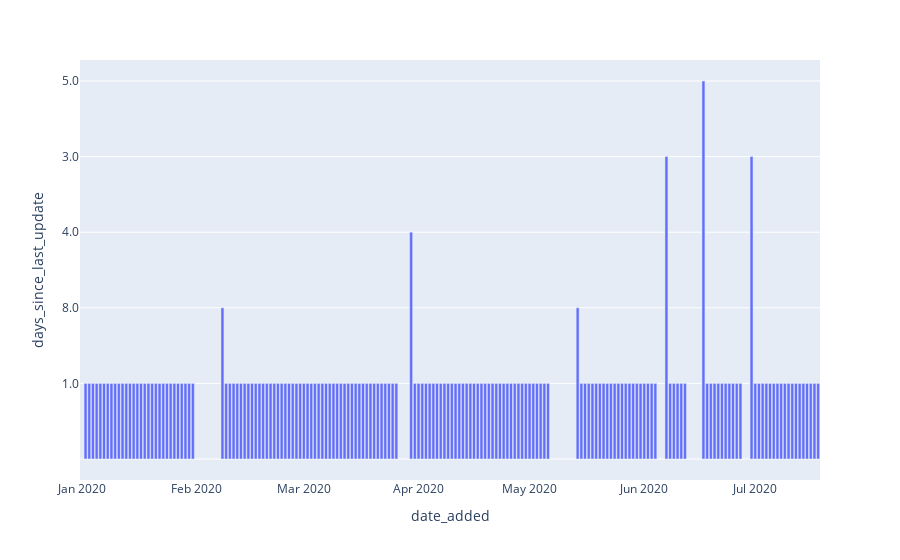

This figure's notebook cell:
### Code cell
exoplanets_increase_query = """
WITH UPDATES AS(
  SELECT
    DATE_ADDED,
    COUNT(*) AS ROWS_ADDED
  FROM
    EXOPLANETS
  GROUP BY
    DATE_ADDED
)

SELECT
  DATE_ADDED,
  JULIANDAY(DATE_ADDED) - JULIANDAY(LAG(DATE_ADDED) OVER(
    ORDER BY DATE_ADDED
  )) AS DAYS_SINCE_LAST_UPDATE
FROM
  UPDATES;"""
exoplanets_increase_query = '.\SqlVS.exe EXOPLANETS.db "' + exoplanets_increase_query + '"'
exoplanets_increase_query = exoplanets_increase_query.replace('\n',' ')
result = os.popen(exoplanets_increase_query).readlines()
x = []
y = []
for subresult in result:
    split_result = subresult.split('|')
    x.append(split_result[0])
    y.append(split_result[1].replace('\n',''))
df = pd.DataFrame({
    "date_added":x,
    "days_since_last_update":y
})
fig = px.bar(df,x="date_added",y="days_since_last_update")
fig.show()

### Figure 1 — Plotly figure (JSON) as saved in the notebook; plotly's stock layout.template omitted (floating-point values rounded to 4 significant figures; data arrays with more than 128 entries replaced by an {"elided": "..."} marker saying what was removed)
{"data": [{"alignmentgroup": "True", "hovertemplate": "date_added=%{x}<br>days_since_last_update=%{y}<extra></extra>", "legendgroup": "", "marker": {"color": "#636efa", "pattern": {"shape": ""}}, "name": "", "offsetgroup": "", "orientation": "v", "showlegend": false, "textposition": "auto", "type": "bar", "x": {"elided": "175 str values"}, "xaxis": "x", "y": {"elided": "175 str values"}, "yaxis": "y"}], "layout": {"barmode": "relative", "legend": {"tracegroupgap": 0}, "margin": {"t": 60}, "xaxis": {"anchor": "y", "domain": [0, 1], "title": {"text": "date_added"}}, "yaxis": {"anchor": "x", "domain": [0, 1], "title": {"text": "days_since_last_update"}}}}
